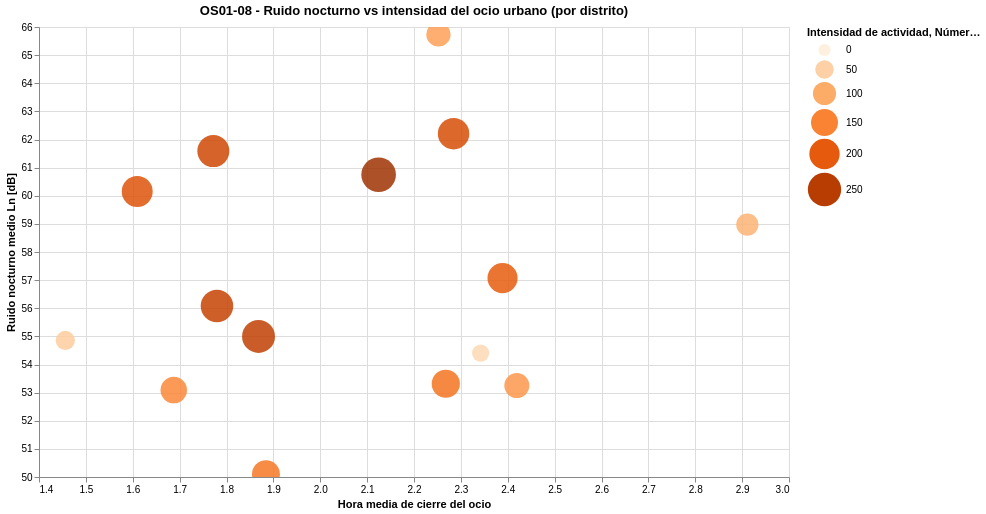

Notebook cell for this chart:
### Markdown cell above
id_terraza es el único indicador consistente de existencia de terraza.
* Se cuentan terrazas por barrio.
* Se alinea con “actividad nocturna exterior”.

Refuerza la hipótesis ruido–ocio
Evita errores por NaNs estructurales de mesas/sillas.

El número de terrazas por barrio se estimó a partir del identificador de terraza presente en el dataset de locales, contabilizando aquellas observaciones con terraza asociada. Esta aproximación permite medir la intensidad del ocio exterior de forma consistente, evitando problemas derivados de información incompleta sobre mesas o sillas.

El ruido nocturno se caracterizó a partir del indicador Ln, asociado a cada estación acústica. 
La asignación espacial a barrios se realizó mediante la vinculación de cada estación con su barrio correspondiente, permitiendo obtener un nivel medio de ruido nocturno a escala de barrio.

### Code cell
# =========================================================
# OS01 · VISUALIZACIÓN OS01-08
# Ruido nocturno vs intensidad del ocio (POR DISTRITO)
# =========================================================

# ---------------------------------------------------------
# 0. Función de normalización de texto (CLAVE)
# ---------------------------------------------------------
def normaliza_texto(s):
    if pd.isna(s):
        return s
    s = unicodedata.normalize("NFKD", s)
    s = "".join(c for c in s if not unicodedata.combining(c))
    return s.upper().strip()

# =========================================================
# 1. ACTIVIDAD URBANA NOCTURNA → DISTRITO
# =========================================================

df_act = df_06_locales.copy()

# Mapeo correcto de hora de cierre
mapa_horas = {12: 23, 13: 24, 14: 1, 15: 2, 16: 3}

df_act = df_act[df_act["hora_cierre_num"].isin(mapa_horas)]
df_act["hora_cierre_real"] = df_act["hora_cierre_num"].map(mapa_horas)

# Agregado por distrito
df_actividad_distrito = (
    df_act
    .groupby("distrito", as_index=False)
    .agg(
        hora_cierre_media=("hora_cierre_real", "mean"),
        num_locales=("id_local", "nunique"),
        num_terrazas=("id_terraza", lambda x: x.notna().sum())
    )
)

df_actividad_distrito["distrito_norm"] = df_actividad_distrito["distrito"].apply(normaliza_texto)

# =========================================================
# 2. RUIDO NOCTURNO (Ln) → DISTRITO
# =========================================================

df_ruido = df_02_cont_acustic.copy()

# Ruido nocturno: Ln ≠ NaN
df_ruido = df_ruido[df_ruido["ln"].notna()]

# Añadir distrito desde estaciones
df_ruido = df_ruido.merge(
    df_05_est_ac[["estacion", "distrito"]],
    on="estacion",
    how="left"
)

# Agregado por distrito
df_ruido_distrito = (
    df_ruido
    .groupby("distrito", as_index=False)
    .agg(
        laeq_nocturno=("ln", "mean")
    )
)

df_ruido_distrito["distrito_norm"] = df_ruido_distrito["distrito"].apply(normaliza_texto)

# =========================================================
# 3. DATASET FINAL INTEGRADO (ROBUSTO)
# =========================================================

df_corr_distrito = (
    df_actividad_distrito
    .merge(
        df_ruido_distrito,
        on="distrito_norm",
        how="inner",
        suffixes=("_act", "_ruido")
    )
)

# =========================================================
# 4. SCATTER FINAL
# =========================================================

scatter_nocturno = (
    alt.Chart(df_corr_distrito)
    .mark_circle(opacity=0.85)
    .encode(
        x=alt.X(
            "hora_cierre_media:Q",
            title="Hora media de cierre del ocio",
            scale=alt.Scale(zero=False)
        ),
        y=alt.Y(
            "laeq_nocturno:Q",
            title="Ruido nocturno medio Ln [dB]",
            scale=alt.Scale(zero=False)
        ),
        size=alt.Size(
            "num_locales:Q",
            title="Número de locales",
            scale=alt.Scale(range=[150, 1200])
        ),
        color=alt.Color(
            "num_locales:Q",
            title="Intensidad de actividad",
            scale=alt.Scale(scheme="oranges")
        ),
        tooltip=[
            alt.Tooltip("distrito_act:N", title="Distrito"),
            alt.Tooltip("hora_cierre_media:Q", format=".2f"),
            alt.Tooltip("laeq_nocturno:Q", format=".1f"),
            alt.Tooltip("num_locales:Q", title="Locales"),
            alt.Tooltip("num_terrazas:Q", title="Terrazas")
        ]
    )
    .interactive()
    .properties(
        width=750,
        height=450,
        title="OS01-08 - Ruido nocturno vs intensidad del ocio urbano (por distrito)"
    )
)

scatter_nocturno

### Figure 1 — Vega-Lite specification as saved in the notebook (floating-point values rounded to 4 significant figures)
{"$schema": "https://vega.github.io/schema/vega-lite/v5.20.1.json", "config": {"view": {"continuousHeight": 300, "continuousWidth": 300}}, "data": {"name": "data-e403f2a7ec5e47427af37ab37a1eba3c"}, "datasets": {"data-e403f2a7ec5e47427af37ab37a1eba3c": [{"distrito_act": "ARGANZUELA", "distrito_norm": "ARGANZUELA", "distrito_ruido": "Arganzuela", "hora_cierre_media": 1.884, "laeq_nocturno": 50.1, "num_locales": 164, "num_terrazas": 3}, {"distrito_act": "BARAJAS", "distrito_norm": "BARAJAS", "distrito_ruido": "Barajas", "hora_cierre_media": 2.342, "laeq_nocturno": 54.41, "num_locales": 38, "num_terrazas": 1}, {"distrito_act": "CARABANCHEL", "distrito_norm": "CARABANCHEL", "distrito_ruido": "Carabanchel", "hora_cierre_media": 1.78, "laeq_nocturno": 56.08, "num_locales": 236, "num_terrazas": 6}, {"distrito_act": "CENTRO", "distrito_norm": "CENTRO", "distrito_ruido": "Centro", "hora_cierre_media": 1.772, "laeq_nocturno": 61.59, "num_locales": 228, "num_terrazas": 0}, {"distrito_act": "CHAMARTIN", "distrito_norm": "CHAMARTIN", "distrito_ruido": "Chamartín", "hora_cierre_media": 1.61, "laeq_nocturno": 60.15, "num_locales": 210, "num_terrazas": 3}, {"distrito_act": "CHAMBERI", "distrito_norm": "CHAMBERI", "distrito_ruido": "Chamberí", "hora_cierre_media": 2.284, "laeq_nocturno": 62.21, "num_locales": 218, "num_terrazas": 1}, {"distrito_act": "CIUDAD LINEAL", "distrito_norm": "CIUDAD LINEAL", "distrito_ruido": "Ciudad Lineal", "hora_cierre_media": 1.868, "laeq_nocturno": 55.0, "num_locales": 243, "num_terrazas": 2}, {"distrito_act": "HORTALEZA", "distrito_norm": "HORTALEZA", "distrito_ruido": "Hortaleza", "hora_cierre_media": 2.419, "laeq_nocturno": 53.25, "num_locales": 124, "num_terrazas": 1}, {"distrito_act": "LATINA", "distrito_norm": "LATINA", "distrito_ruido": "Latina", "hora_cierre_media": 2.389, "laeq_nocturno": 57.07, "num_locales": 198, "num_terrazas": 1}, {"distrito_act": "MORATALAZ", "distrito_norm": "MORATALAZ", "distrito_ruido": "Moratalaz", "hora_cierre_media": 1.456, "laeq_nocturno": 54.85, "num_locales": 57, "num_terrazas": 0}, {"distrito_act": "PUENTE DE VALLECAS", "distrito_norm": "PUENTE DE VALLECAS", "distrito_ruido": "Puente de Vallecas", "hora_cierre_media": 1.688, "laeq_nocturno": 53.09, "num_locales": 144, "num_terrazas": 3}, {"distrito_act": "RETIRO", "distrito_norm": "RETIRO", "distrito_ruido": "Retiro", "hora_cierre_media": 2.252, "laeq_nocturno": 65.74, "num_locales": 115, "num_terrazas": 1}, {"distrito_act": "SALAMANCA", "distrito_norm": "SALAMANCA", "distrito_ruido": "Salamanca", "hora_cierre_media": 2.125, "laeq_nocturno": 60.75, "num_locales": 273, "num_terrazas": 3}, {"distrito_act": "VILLA DE VALLECAS", "distrito_norm": "VILLA DE VALLECAS", "distrito_ruido": "Villa de Vallecas", "hora_cierre_media": 2.911, "laeq_nocturno": 58.97, "num_locales": 90, "num_terrazas": 0}, {"distrito_act": "VILLAVERDE", "distrito_norm": "VILLAVERDE", "distrito_ruido": "Villaverde", "hora_cierre_media": 2.268, "laeq_nocturno": 53.32, "num_locales": 168, "num_terrazas": 0}]}, "encoding": {"color": {"field": "num_locales", "scale": {"scheme": "oranges"}, "title": "Intensidad de actividad", "type": "quantitative"}, "size": {"field": "num_locales", "scale": {"range": [150, 1200]}, "title": "Número de locales", "type": "quantitative"}, "tooltip": [{"field": "distrito_act", "title": "Distrito", "type": "nominal"}, {"field": "hora_cierre_media", "format": ".2f", "type": "quantitative"}, {"field": "laeq_nocturno", "format": ".1f", "type": "quantitative"}, {"field": "num_locales", "title": "Locales", "type": "quantitative"}, {"field": "num_terrazas", "title": "Terrazas", "type": "quantitative"}], "x": {"field": "hora_cierre_media", "scale": {"zero": false}, "title": "Hora media de cierre del ocio", "type": "quantitative"}, "y": {"field": "laeq_nocturno", "scale": {"zero": false}, "title": "Ruido nocturno medio Ln [dB]", "type": "quantitative"}}, "height": 450, "mark": {"opacity": 0.85, "type": "circle"}, "params": [{"bind": "scales", "name": "param_23", "select": {"encodings": ["x", "y"], "type": "interval"}}], "title": "OS01-08 - Ruido nocturno vs intensidad del ocio urbano (por distrito)", "width": 750}
